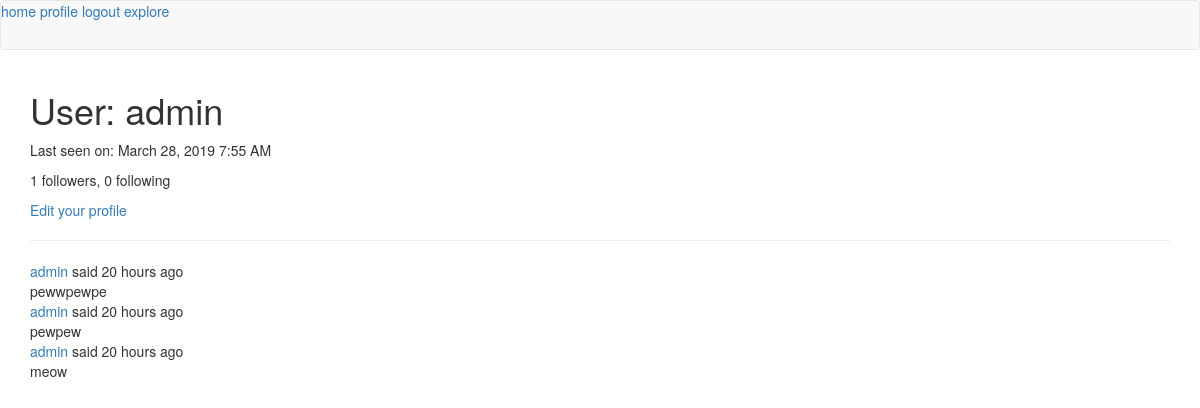
/user/admin (signed in), run on an earlier commit of the app's database.
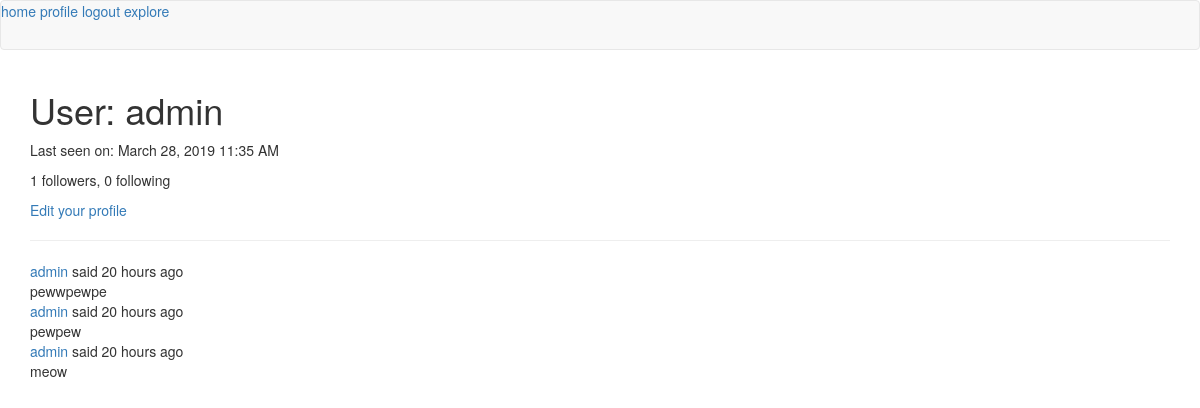
And on a later commit of the database.
### app/models.py (models this page shows, shortened)
class User(UserMixin, db.Model):
	id = db.Column(db.Integer, primary_key=True)
	username = db.Column(db.String(64), index=True, unique=True)
	email = db.Column(db.String(120), index=True, unique=True)
	password_hash = db.Column(db.String(128))
	posts = db.relationship('Post', backref='author', lazy='dynamic')
	about_me = db.Column(db.String(140))
	last_seen = db.Column(db.DateTime, default=datetime.utcnow)
	followed = db.relationship(
		'User',
		secondary = followers,
		primaryjoin = (followers.c.follower_id == id),
		secondaryjoin = (followers.c.followed_id == id),
		backref = db.backref('followers', lazy='dynamic'),
		lazy = 'dynamic'
	)
	@login.user_loader
	def load_user(id):
		return User.query.get(int(id))

class Post(db.Model):
	id = db.Column(db.Integer, primary_key=True)
	body = db.Column(db.String(140))
	timestamp = db.Column(db.DateTime, index=True, default=datetime.utcnow)
	user_id = db.Column(db.Integer, db.ForeignKey('user.id'))

### app/routes.py (the view)
@app.route('/user/<username>')
@login_required
def user(username):
	user = User.query.filter_by(username=username).first_or_404()
	page = request.args.get('page', 1, type=int)
	posts = user.posts.order_by(Post.timestamp.desc()).paginate(
		page, app.config['POSTS_PER_PAGE'], False)
	next_url = url_for('user', username=user.username, page=posts.next_num) \
		if posts.has_next else None
	prev_url = url_for('user', username=user.username, page=posts.prev_num) \
		if posts.has_prev else None
	return render_template('user.html', user=user, posts=posts.items,
						   next_url=next_url, prev_url=prev_url)

### app/routes.py (called while the page is built)
@app.before_request
def before_request():
	if current_user.is_authenticated:
		current_user.last_seen = datetime.utcnow()
		db.session.commit()
	g.locale = str(get_locale())

### app/templates/user.html (shortened to what this page needs)
{% extends "base.html" %}
{% block app_content %}
    <h1>{{ _('User: %(username)s', username=user.username) }}</h1>
	{% if user.last_seen %}<p>{{ _('Last seen on: %(seen)s', seen=moment(user.last_seen).format('LLL')) }}</p>{% endif %}
	<p>{{ _('%(followers)i followers, %(following)i following', followers=user.followers.count(), following=user.followed.count()) }}</p>
	{% if user == current_user %}
        <p><a href="{{ url_for('edit_profile') }}">{{ _('Edit your profile') }}</a></p>
        {% elif not current_user.is_following(user) %}
        <p><a href="{{ url_for('follow', username=user.username) }}">{{ _('Follow') }}</a></p>
        {% else %}
        <p><a href="{{ url_for('unfollow', username=user.username) }}">{{ _('Unfollow') }}</a></p>
        {% endif %}
    <hr>
    {% for post in posts %}
		{% include '_post.html' %}
    {% endfor %}
{% endblock %}

### app/templates/base.html (shortened to what this page needs)
{% extends 'bootstrap/base.html' %}
{% block navbar %}
	<nav class="navbar navbar-default">
		<a href="{{ url_for('index') }}">{{ _('home') }}</a>
		{% if current_user.is_anonymous %}
		<a href="{{ url_for('login') }}">{{ _('login') }}</a>
		{% else %}
		<a href="{{ url_for('user', username=current_user.username) }}">{{ _('profile') }}</a>
		<a href="{{ url_for('logout') }}">{{ _('logout') }}</a>
		{% endif %}
		<a href="{{ url_for('explore') }}">{{ _('explore') }}</a>
	</nav>
{% endblock %}
{% block content %}
	<div class="container">
		{% block app_content %}{% endblock %}
	</div>
{% endblock %}

### app/templates/_post.html (shortened to what this page needs)
<table>
	<tr>
		<td>
		{{ _('%(username)s said %(when)s', username=user_link, when=moment(post.timestamp).fromNow()) }}
		<br>
		{{ post.body }}
		</td>
	</tr>
</table>

What changed in the data, as far as the page shows it:
changed User "User: admin": last_seen "Last seen on: March 28, 2019 7:55 AM" → "Last seen on: March 28, 2019 11:35 AM"
